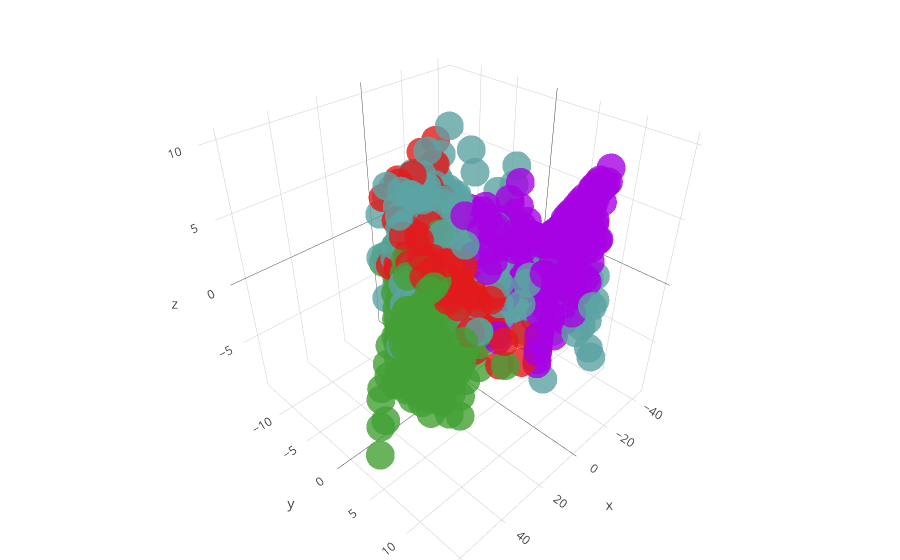

Notebook cell for this chart:
### Code cell
plot(principalDf['principal component 1'],principalDf['principal component 2'],principalDf['principal component 3'],l)

### Figure 1 — Plotly figure (JSON) as saved in the notebook; plotly's stock layout.template omitted (floating-point values rounded to 4 significant figures; data arrays with more than 128 entries replaced by an {"elided": "..."} marker saying what was removed)
{"data": [{"marker": {"color": {"elided": "2190 int values"}, "colorscale": [[0, "rgb(166,2,227)"], [0.25, "rgb(31,120,180)"], [0.45, "rgb(178,223,138)"], [0.65, "rgb(51,160,44)"], [0.85, "rgb(251,154,153)"], [1, "rgb(227,26,28)"]], "opacity": 0.8, "size": 10}, "mode": "markers", "type": "scatter3d", "x": {"elided": "2190 float values"}, "y": {"elided": "2190 float values"}, "z": {"elided": "2190 float values"}}], "layout": {"margin": {"b": 0, "l": 0, "r": 0, "t": 0}}}
